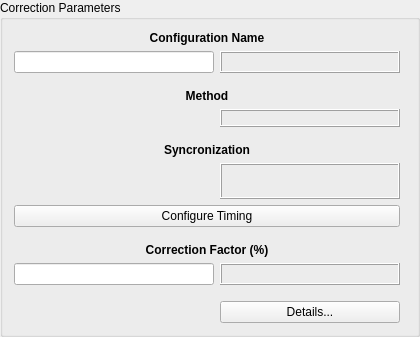
    <widget class="QGroupBox" name="groupBox_4">
     <property name="sizePolicy">
      <sizepolicy hsizetype="Fixed" vsizetype="Preferred">
       <horstretch>0</horstretch>
       <verstretch>0</verstretch>
      </sizepolicy>
     </property>
     <property name="maximumSize">
      <size>
       <width>436</width>
       <height>16777215</height>
      </size>
     </property>
     <property name="title">
      <string>Correction Parameters</string>
     </property>
     <layout class="QGridLayout" name="gridLayout_5">
      <item row="10" column="1" colspan="2">
       <spacer name="verticalSpacer_2">
        <property name="orientation">
         <enum>Qt::Vertical</enum>
        </property>
        <property name="sizeType">
         <enum>QSizePolicy::Fixed</enum>
        </property>
        <property name="sizeHint" stdset="0">
         <size>
          <width>20</width>
          <height>10</height>
         </size>
        </property>
       </spacer>
      </item>
      <item row="4" column="1">
       <widget class="PyDMEnumComboBox" name="PyDMEnumComboBox">
        <property name="sizePolicy">
         <sizepolicy hsizetype="Preferred" vsizetype="Preferred">
          <horstretch>0</horstretch>
          <verstretch>0</verstretch>
         </sizepolicy>
        </property>
        <property name="toolTip">
         <string/>
        </property>
        <property name="whatsThis">
         <string>
    A QComboBox with support for Channels and more from PyDM

    Parameters
    ----------
    parent : QWidget
        The parent widget for the Label
    init_channel : str, optional
        The channel to be used by the widget.

    Signals
    -------
    send_value_signal : int, float, str, bool or np.ndarray
        Emitted when the user changes the value.
    activated : int, str
        Emitted when the user chooses an item in the combobox.
    currentIndexChanged : int, str
        Emitted when the index is changed in the combobox.
    highlighted : int, str
        Emitted when an item in the combobox popup list is highlighted
        by the user.
    </string>
        </property>
        <property name="channel" stdset="0">
         <string>ca://${PREFIX}SI-Glob:AP-TuneCorr:CorrMeth-Sel</string>
        </property>
       </widget>
      </item>
      <item row="11" column="1" colspan="2">
       <widget class="QLabel" name="label_11">
        <property name="styleSheet">
         <string notr="true">font-weight:bold;</string>
        </property>
        <property name="text">
         <string>Correction Factor (%)</string>
        </property>
        <property name="alignment">
         <set>Qt::AlignCenter</set>
        </property>
       </widget>
      </item>
      <item row="9" column="1" colspan="2">
       <widget class="PyDMPushButton" name="PyDMPushButton_2">
        <property name="toolTip">
         <string/>
        </property>
        <property name="whatsThis">
         <string>
    Basic PushButton to send a fixed value.

    The PyDMPushButton is meant to hold a specific value, and send that value
    to a channel when it is clicked, much like the MessageButton does in EDM.
    The PyDMPushButton works in two different modes of operation, first, a
    fixed value can be given to the :attr:`.pressValue` attribute, whenever the
    button is clicked a signal containing this value will be sent to the
    connected channel. This is the default behavior of the button. However, if
    the :attr:`.relativeChange` is set to True, the fixed value will be added
    to the current value of the channel. This means that the button will
    increment a channel by a fixed amount with every click, a consistent
    relative move

    Parameters
    ----------
    pressValue : int, float, str
        Value to be sent when the button is clicked

    channel : str
        ID of channel to manipulate

    parent : QObject, optional
        Parent of PyDMPushButton

    label : str, optional
        String to place on button

    icon : QIcon, optional
        An Icon to display on the PyDMPushButton


    relative : bool, optional
        Choice to have the button peform a relative put, instead of always
        setting to an absolute value
    </string>
        </property>
        <property name="text">
         <string>Configure Timing</string>
        </property>
        <property name="channel" stdset="0">
         <string>ca://${PREFIX}SI-Glob:AP-TuneCorr:ConfigTiming-Cmd</string>
        </property>
        <property name="pressValue" stdset="0">
         <string>0</string>
        </property>
       </widget>
      </item>
      <item row="4" column="2">
       <widget class="PyDMLabel" name="PyDMLabel_37">
        <property name="sizePolicy">
         <sizepolicy hsizetype="Fixed" vsizetype="Preferred">
          <horstretch>0</horstretch>
          <verstretch>0</verstretch>
         </sizepolicy>
        </property>
        <property name="minimumSize">
         <size>
          <width>180</width>
          <height>0</height>
         </size>
        </property>
        <property name="maximumSize">
         <size>
          <width>180</width>
          <height>16777215</height>
         </size>
        </property>
        <property name="toolTip">
         <string/>
        </property>
        <property name="whatsThis">
         <string>
    A QLabel with support for Channels and more from PyDM

    Parameters
    ----------
    parent : QWidget
        The parent widget for the Label
    init_channel : str, optional
        The channel to be used by the widget.
    </string>
        </property>
        <property name="frameShape">
         <enum>QFrame::Box</enum>
        </property>
        <property name="frameShadow">
         <enum>QFrame::Raised</enum>
        </property>
        <property name="alignment">
         <set>Qt::AlignCenter</set>
        </property>
        <property name="channel" stdset="0">
         <string>ca://${PREFIX}SI-Glob:AP-TuneCorr:CorrMeth-Sts</string>
        </property>
       </widget>
      </item>
      <item row="3" column="1" colspan="2">
       <widget class="QLabel" name="label_2">
        <property name="styleSheet">
         <string notr="true">font-weight:bold;
</string>
        </property>
        <property name="text">
         <string>Method</string>
        </property>
        <property name="alignment">
         <set>Qt::AlignCenter</set>
        </property>
       </widget>
      </item>
      <item row="13" column="2">
       <widget class="PyDMLabel" name="PyDMLabel_2">
        <property name="sizePolicy">
         <sizepolicy hsizetype="Fixed" vsizetype="Preferred">
          <horstretch>0</horstretch>
          <verstretch>0</verstretch>
         </sizepolicy>
        </property>
        <property name="minimumSize">
         <size>
          <width>180</width>
          <height>0</height>
         </size>
        </property>
        <property name="maximumSize">
         <size>
          <width>180</width>
          <height>16777215</height>
         </size>
        </property>
        <property name="toolTip">
         <string/>
        </property>
        <property name="whatsThis">
         <string>
    A QLabel with support for Channels and more from PyDM

    Parameters
    ----------
    parent : QWidget
        The parent widget for the Label
    init_channel : str, optional
        The channel to be used by the widget.
    </string>
        </property>
        <property name="frameShape">
         <enum>QFrame::Box</enum>
        </property>
        <property name="frameShadow">
         <enum>QFrame::Raised</enum>
        </property>
        <property name="alignment">
         <set>Qt::AlignCenter</set>
        </property>
        <property name="channel" stdset="0">
         <string>ca://${PREFIX}SI-Glob:AP-TuneCorr:CorrFactor-RB</string>
        </property>
       </widget>
      </item>
      <item row="7" column="1">
       <widget class="PyDMStateButton" name="PyDMStateButton">
        <property name="minimumSize">
         <size>
          <width>0</width>
          <height>36</height>
         </size>
        </property>
        <property name="maximumSize">
         <size>
          <width>16777215</width>
          <height>36</height>
         </size>
        </property>
        <property name="toolTip">
         <string/>
        </property>
        <property name="whatsThis">
         <string>
    A StateButton with support for Channels and much more from PyDM.

    It consists on QPushButton with internal state.

    Parameters
    ----------
    parent : QWidget
        The parent widget for the Label
    init_channel : str, optional
        The channel to be used by the widget.
    </string>
        </property>
        <property name="channel" stdset="0">
         <string>ca://${PREFIX}SI-Glob:AP-TuneCorr:SyncCorr-Sel</string>
        </property>
        <property name="shape" stdset="0">
         <enum>PyDMStateButton::Rounded</enum>
        </property>
       </widget>
      </item>
      <item row="0" column="1" colspan="2">
       <widget class="QLabel" name="label_7">
        <property name="styleSheet">
         <string notr="true">font-weight:bold;</string>
        </property>
        <property name="text">
         <string>Configuration Name</string>
        </property>
        <property name="alignment">
         <set>Qt::AlignCenter</set>
        </property>
       </widget>
      </item>
      <item row="13" column="1">
       <widget class="PyDMLineEdit" name="PyDMLineEdit">
        <property name="sizePolicy">
         <sizepolicy hsizetype="Fixed" vsizetype="Fixed">
          <horstretch>0</horstretch>
          <verstretch>0</verstretch>
         </sizepolicy>
        </property>
        <property name="minimumSize">
         <size>
          <width>200</width>
          <height>0</height>
         </size>
        </property>
        <property name="maximumSize">
         <size>
          <width>16777215</width>
          <height>16777215</height>
         </size>
        </property>
        <property name="toolTip">
         <string/>
        </property>
        <property name="whatsThis">
         <string>
    A QLineEdit (writable text field) with support for Channels and more
    from PyDM.
    This widget offers an unit conversion menu when users Right Click
    into it.

    Parameters
    ----------
    parent : QWidget
        The parent widget for the Label
    init_channel : str, optional
        The channel to be used by the widget.
    </string>
        </property>
        <property name="channel" stdset="0">
         <string>ca://${PREFIX}SI-Glob:AP-TuneCorr:CorrFactor-SP</string>
        </property>
       </widget>
      </item>
      <item row="5" column="1" colspan="2">
       <spacer name="verticalSpacer">
        <property name="orientation">
         <enum>Qt::Vertical</enum>
        </property>
        <property name="sizeType">
         <enum>QSizePolicy::Fixed</enum>
        </property>
        <property name="sizeHint" stdset="0">
         <size>
          <width>20</width>
          <height>10</height>
         </size>
        </property>
       </spacer>
      </item>
      <item row="18" column="2">
       <widget class="QPushButton" name="pushButton_CorrParams">
        <property name="maximumSize">
         <size>
          <width>16777215</width>
          <height>30</height>
         </size>
        </property>
        <property name="text">
         <string>Details...</string>
        </property>
       </widget>
      </item>
      <item row="2" column="1" colspan="2">
       <spacer name="verticalSpacer_9">
        <property name="orientation">
         <enum>Qt::Vertical</enum>
        </property>
        <property name="sizeType">
         <enum>QSizePolicy::Fixed</enum>
        </property>
        <property name="sizeHint" stdset="0">
         <size>
          <width>20</width>
          <height>10</height>
         </size>
        </property>
       </spacer>
      </item>
      <item row="6" column="1" colspan="2">
       <widget class="QLabel" name="label_10">
        <property name="styleSheet">
         <string notr="true">font-weight:bold;
</string>
        </property>
        <property name="text">
         <string>Syncronization</string>
        </property>
        <property name="alignment">
         <set>Qt::AlignCenter</set>
        </property>
       </widget>
      </item>
      <item row="7" column="2">
       <widget class="PyDMLabel" name="PyDMLabel">
        <property name="sizePolicy">
         <sizepolicy hsizetype="Fixed" vsizetype="Preferred">
          <horstretch>0</horstretch>
          <verstretch>0</verstretch>
         </sizepolicy>
        </property>
        <property name="minimumSize">
         <size>
          <width>180</width>
          <height>0</height>
         </size>
        </property>
        <property name="maximumSize">
         <size>
          <width>180</width>
          <height>16777215</height>
         </size>
        </property>
        <property name="toolTip">
         <string/>
        </property>
        <property name="whatsThis">
         <string/>
        </property>
        <property name="frameShape">
         <enum>QFrame::Box</enum>
        </property>
        <property name="frameShadow">
         <enum>QFrame::Raised</enum>
        </property>
        <property name="alignment">
         <set>Qt::AlignCenter</set>
        </property>
        <property name="channel" stdset="0">
         <string>ca://${PREFIX}SI-Glob:AP-TuneCorr:SyncCorr-Sts</string>
        </property>
       </widget>
      </item>
      <item row="14" column="1" colspan="3">
       <spacer name="verticalSpacer_8">
        <property name="orientation">
         <enum>Qt::Vertical</enum>
        </property>
        <property name="sizeType">
         <enum>QSizePolicy::Fixed</enum>
        </property>
        <property name="sizeHint" stdset="0">
         <size>
          <width>20</width>
          <height>10</height>
         </size>
        </property>
       </spacer>
      </item>
      <item row="1" column="1">
       <widget class="PyDMLineEdit" name="PyDMLineEdit_2">
        <property name="toolTip">
         <string/>
        </property>
        <property name="whatsThis">
         <string/>
        </property>
        <property name="channel" stdset="0">
         <string>ca://${PREFIX}SI-Glob:AP-TuneCorr:ConfigName-SP</string>
        </property>
       </widget>
      </item>
      <item row="1" column="2">
       <widget class="PyDMLabel" name="PyDMLabel_40">
        <property name="toolTip">
         <string/>
        </property>
        <property name="whatsThis">
         <string/>
        </property>
        <property name="frameShape">
         <enum>QFrame::Box</enum>
        </property>
        <property name="frameShadow">
         <enum>QFrame::Raised</enum>
        </property>
        <property name="channel" stdset="0">
         <string>ca://${PREFIX}SI-Glob:AP-TuneCorr:ConfigName-RB</string>
        </property>
       </widget>
      </item>
     </layout>
    </widget>
